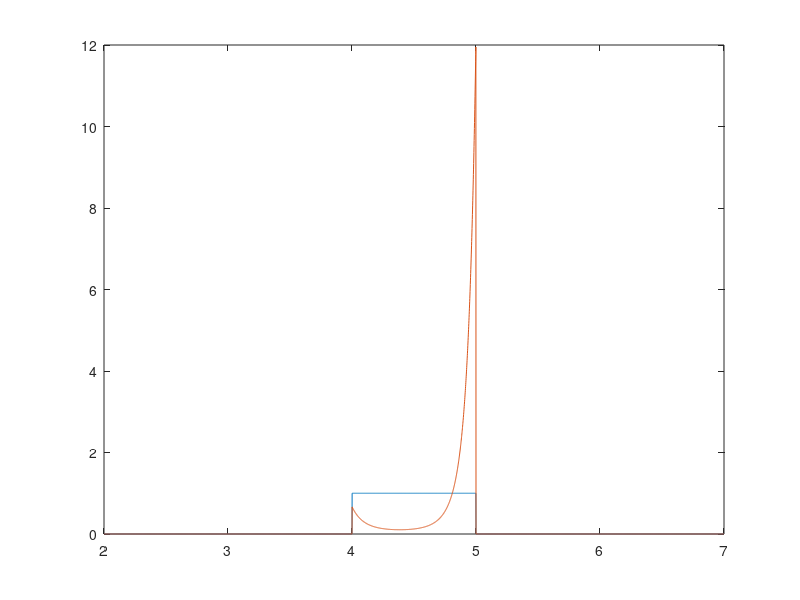

Recreate this plot in MATLAB.
% Look at pseudolikelihood for tmg on a line

% Shift
s = 4;

% Truncated Gaussian
alpha = s;
beta = s+1;
Z = normcdf(beta) - normcdf(alpha);
mu = (normpdf(alpha,0,1) - normpdf(beta,0,1)) / Z;
var = 1 ...
    + (alpha*normpdf(alpha,0,1) - beta*normpdf(beta,0,1)) / Z ...
    - ((normpdf(alpha,0,1) - normpdf(beta,0,1)) / Z)^2;

% pdfs
standard_pdf = @(x) (  (x>s).*(x<(s+1)).*normpdf(x,0,1)/Z  );
EP_pdf = @(x) (  normpdf(x,mu,sqrt(var))  );%

% Likelihood functions
standard_likelihood = @(x) (  (x>s).*(x<(s+1))  );
EP_likelihood = @(x) (  (x>s).*(x<(s+1)).*normpdf(x,0,1)./normpdf(x,mu,sqrt(var))  );%

% Plot
xrange = (s-2):0.001:(s+3);
%plot(xrange, standard_pdf(xrange), xrange, EP_pdf(xrange))
plot(xrange, standard_likelihood(xrange),...
    xrange, EP_likelihood(xrange)/sum(EP_likelihood(xrange))*sum(standard_likelihood(xrange)))
